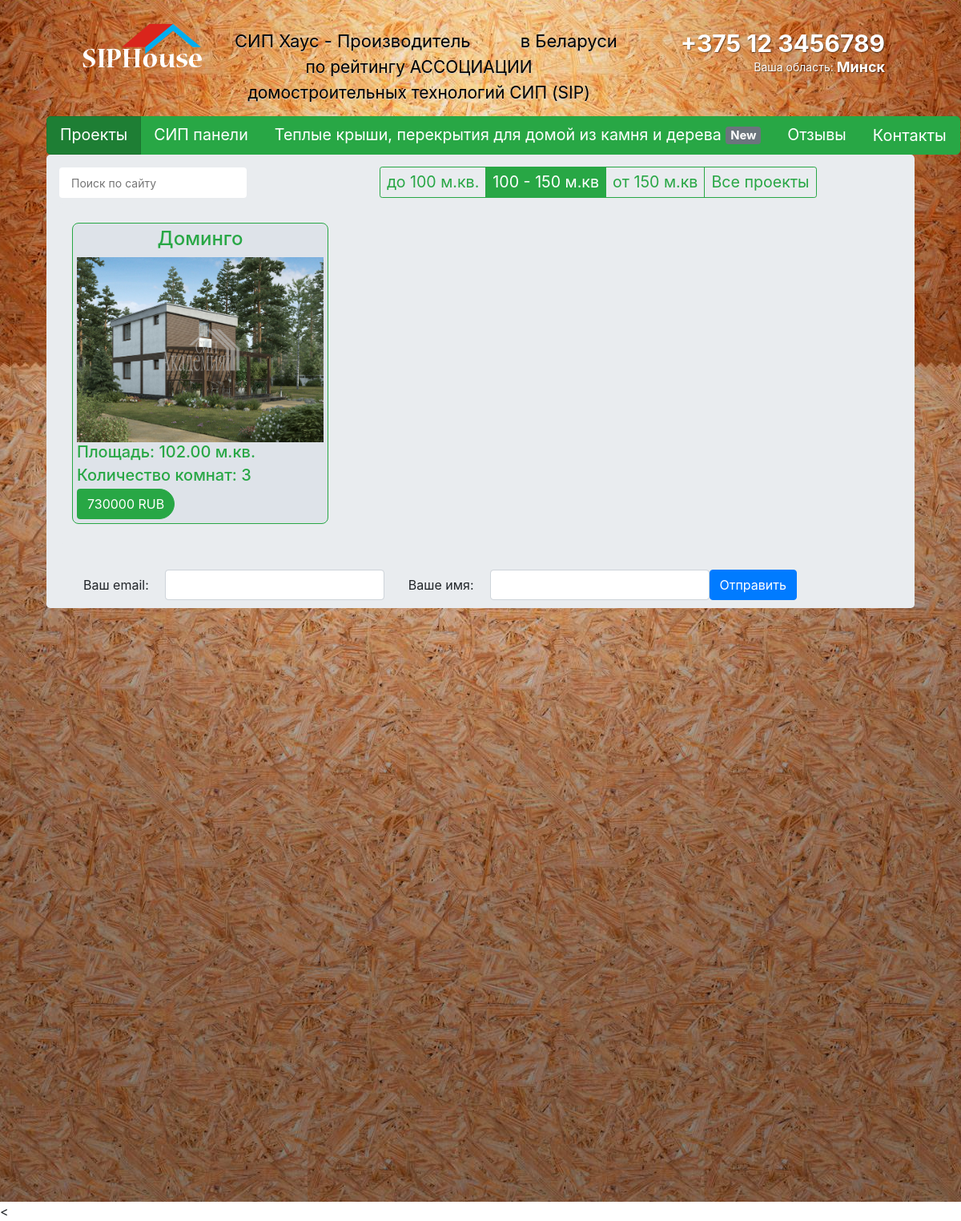
The page /100-150/ on the database its author committed.
### products/models.py (models this page shows, shortened)
class ProductImage(models.Model):
    product = models.ForeignKey(Product, blank=True, null=True, default=None, on_delete=models.CASCADE)
    image = models.ImageField(upload_to='products_images/')
    is_main = models.BooleanField(default=False)
    is_active = models.BooleanField(default=True)
    created = models.DateTimeField(auto_now_add=True, auto_now=False)
    updated = models.DateTimeField(auto_now_add=False, auto_now=True)
    class Meta:
        verbose_name = 'Фотография'
        verbose_name_plural = 'Фотографии'

class Product(models.Model):
    name = models.CharField(max_length=64, blank=True, null=True, default=None)
    category = models.ForeignKey(ProductCategory, blank=True, null=True, default=None, on_delete=models.CASCADE)
    area = models.DecimalField(max_digits=5, decimal_places=2, default=0)
    floors = models.DecimalField(max_digits=4, decimal_places=0, default=0)
    rooms = models.DecimalField(max_digits=2, decimal_places=0, default=1)
    height = models.DecimalField(max_digits=4, decimal_places=2, default=2.8)
    foundation = models.CharField(max_length=5, blank=True, null=True, default='СВФ')
    price = models.DecimalField(max_digits=10, decimal_places=0, default=0)
    roof_price = models.DecimalField(max_digits=10, decimal_places=0, default=0)
    water_price = models.DecimalField(max_digits=10, decimal_places=0, default=0)
    front_price = models.DecimalField(max_digits=10, decimal_places=0, default=0)
    description = models.TextField(blank=True, null=True, default=None)
    is_active = models.BooleanField(default=True)
    created = models.DateTimeField(auto_now_add=True, auto_now=False)
    updated = models.DateTimeField(auto_now_add=False, auto_now=True)
    class Meta:
        verbose_name = 'Товар'
        verbose_name_plural = 'Товары'

### mainApp/views.py (the view)
# urls.py: url(r'^100-150/', views.id2, name='id2'),
def id2(request):
    products_images = ProductImage.objects.filter(is_active=True, is_main=True, product__is_active=True)
    products_images_100_150 = products_images.filter(product__category__id=2)
    return render(request, 'mainApp/100_150.html', locals())

### mainApp/templates/mainApp/100_150.html (shortened to what this page needs)
{% extends 'base.html' %}
{% block content %}
<div class="btn-group" data-toggle="buttons">
	<div class="btn-group"><a href="/" class="btn btn-success btn-lg active">Проекты</a></div>
	<div class="btn-group"><a href="/sip" class="btn btn-success btn-lg">СИП панели</a></div>
	<div class="btn-group"><a href="/" class="btn btn-success btn-lg">Теплые крыши, перекрытия для домой из камня и дерева <span class="badge badge-secondary">New</span></a></div>
	<div class="btn-group"><a href="/" class="btn btn-success btn-lg">Отзывы</a></div>
	<div class="btn-group"><a href="/" class="btn btn-success btn-lg">Контакты</a></div>
</div>
<div class="jumbotron">
			<div class="middle" style="min-height: 50px;">
				<div class="left" style="width: 25%;min-height: 50px;float: left;">
					<div class="search"  style='width: 234px; height: 38px; margin: 6px 0px 0px 0px; background: #fff; border-radius: 4px; position: relative;'>
						<form action='/' method='post'>
								<input id='searchText' type='text' autocomplete='off' data-row='0' name='search' value='' placeholder='Поиск по сайту' style='width: 180px; height: 38px; padding: 0px 15px; background: none; border: 0px; font-size: 14px;' required />
								<input type='submit' name='search_btn' value='' style='width: 15px; height: 15px; background: url(http://villozi.com/theme/villozi/images/search.png) top center no-repeat; position: absolute; top:12px; right: 15px; cursor: pointer; border: 0px;' />
						</form>
					</div>
				</div>
				<div class="right" style="width:75%;min-height: 50px; float: right;">
					<div class="btn-group" data-toggle="buttons" style="width: auto; margin: 5px 137px;">
						<div class="btn-group"><a href="/100" class="btn btn-outline-success btn-sm" >до 100 м.кв.</a></div>
						<div class="btn-group"><a href="/100-150" class="btn btn-outline-success btn-sm active">100 - 150 м.кв</a></div>
						<div class="btn-group"><a href="/150" class="btn btn-outline-success btn-sm">от 150 м.кв</a></div>
						<div class="btn-group"><a href="/" class="btn btn-outline-success btn-sm" style="font-size: 1.226rem;">Все проекты</a></div>
					</div>
				</div>
			</div>
	<div class="section">
		<div class="jumbotron">
			<div class="row">
				{% for product_image in products_images_100_150 %}
					{% include 'mainApp/product.html' %}
				{% endfor %}
			</div>
		</div>
	</div>
			<form action="" method="post" class="form-inline text-center">{% csrf_token %}
				<div class="form-group">
					<label>Ваш email:</label>
					<input type="email" name="form.email.name" class="form-control">
				</div>
				<div class="form-group">
					<label>Ваше имя:</label>
					<input type="text" name="form.name.name" class="form-control">
				</div>
					<button type="submit" class="btn btn-primary">Отправить</button>
			</form>
		</div>
{% endblock content %}

### mainApp/templates/mainApp/product.html
<div class="col-lg-4" style="padding: 15px;">
    <div class="product-item">
        <a href="{% url 'product' product_image.product.id %}" style="text-decoration: none;">
            <h4 style="color: #28a745">{{ product_image.product.name }} </h4>
        </a>
        <div>
            <a href="{% url 'product' product_image.product.id %}">
                <img src="{{ product_image.image.url }}" class="img-responsive" style="max-width: 100%; height: auto;">
            </a>
        </div>
        <div style=" text-align: left;">
            <h5 style="margin-bottom: 5px; color: #28a745;">Площадь: {{ product_image.product.area }} м.кв.</h5>
            <h5 style="margin-bottom: 5px; color: #28a745;">Количество комнат: {{ product_image.product.rooms }}</h5>
            <div class="btn_price">
            <a class="btn btn-success" href="{% url 'product' product_image.product.id %}" style="border-top-right-radius: 1.25rem; border-bottom-right-radius: 1.25rem;">
                    {{ product_image.product.price }} RUB
            </a>
        </div>
        </div>
    </div>
</div>

### mainApp/static/css/style.css (style rules this page uses)
.product-item { height: 100%; background-color: #dee3e9; position: relative; padding: 5px; text-align: center; border-radius: .5rem; border: 1px solid; border-color: #28a745; }
body { margin: 0; padding: 0; }
label { position: relative; display: inline-block; margin-right: 10px; margin-bottom: 10px; padding-left: 30px; padding-right: 10px; line-height: 36px; cursor: pointer; }
label::before { content: " "; position: absolute; top: 6px; left: 0; display: block; width: 24px; height: 24px; border: 2px solid #28a745; border-radius: 15px; z-index: -1; }
label, label::before { -webkit-transition: .25s all ease; -o-transition: .25s all ease; transition: .25s all ease; }

### rows shown on the page
ProductImage: product.name "Доминго", image (picture), product.area "102.00", product.rooms "3", product.price "730000"
